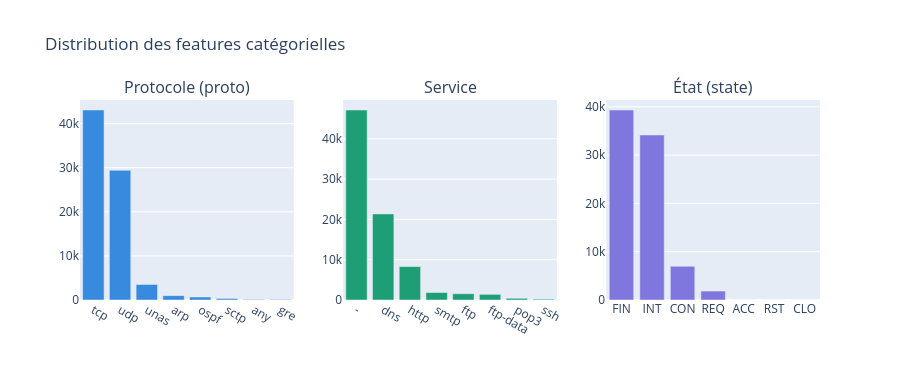

Source (notebook cell):
### Code cell
# ─────────────────────────────────────────────
# COLONNES CATÉGORIELLES
# ─────────────────────────────────────────────
cols_cat = ['proto', 'service', 'state']

fig = make_subplots(
    rows=1, cols=3,
    subplot_titles=['Protocole (proto)', 'Service', 'État (state)']
)

couleurs = ['#378ADD', '#1D9E75', '#7F77DD']
for i, col in enumerate(cols_cat):
    top = df[col].value_counts().head(8)
    fig.add_trace(
        go.Bar(x=top.index, y=top.values, marker_color=couleurs[i],
               name=col, showlegend=False),
        row=1, col=i+1
    )

fig.update_layout(title='Distribution des features catégorielles', height=380)
fig.show()

for col in cols_cat:
    n_unique = df[col].nunique()
    print(f'{col}: {n_unique} valeurs uniques → à encoder avec pd.Categorical().codes')

### Figure 1 — Plotly figure (JSON) as saved in the notebook; plotly's stock layout.template omitted (floating-point values rounded to 4 significant figures)
{"data": [{"marker": {"color": "#378ADD"}, "name": "proto", "showlegend": false, "type": "bar", "x": ["tcp", "udp", "unas", "arp", "ospf", "sctp", "any", "gre"], "xaxis": "x", "y": [43095, 29418, 3515, 987, 676, 324, 96, 88], "yaxis": "y"}, {"marker": {"color": "#1D9E75"}, "name": "service", "showlegend": false, "type": "bar", "x": ["-", "dns", "http", "smtp", "ftp", "ftp-data", "pop3", "ssh"], "xaxis": "x2", "y": [47153, 21367, 8287, 1851, 1552, 1396, 423, 204], "yaxis": "y2"}, {"marker": {"color": "#7F77DD"}, "name": "state", "showlegend": false, "type": "bar", "x": ["FIN", "INT", "CON", "REQ", "ACC", "RST", "CLO"], "xaxis": "x3", "y": [39339, 34163, 6982, 1842, 4, 1, 1], "yaxis": "y3"}], "layout": {"annotations": [{"font": {"size": 16}, "showarrow": false, "text": "Protocole (proto)", "x": 0.1444, "xanchor": "center", "xref": "paper", "y": 1, "yanchor": "bottom", "yref": "paper"}, {"font": {"size": 16}, "showarrow": false, "text": "Service", "x": 0.5, "xanchor": "center", "xref": "paper", "y": 1, "yanchor": "bottom", "yref": "paper"}, {"font": {"size": 16}, "showarrow": false, "text": "État (state)", "x": 0.8556, "xanchor": "center", "xref": "paper", "y": 1, "yanchor": "bottom", "yref": "paper"}], "height": 380, "title": {"text": "Distribution des features catégorielles"}, "xaxis": {"anchor": "y", "domain": [0, 0.2889]}, "xaxis2": {"anchor": "y2", "domain": [0.3556, 0.6444]}, "xaxis3": {"anchor": "y3", "domain": [0.7111, 1]}, "yaxis": {"anchor": "x", "domain": [0, 1]}, "yaxis2": {"anchor": "x2", "domain": [0, 1]}, "yaxis3": {"anchor": "x3", "domain": [0, 1]}}}
